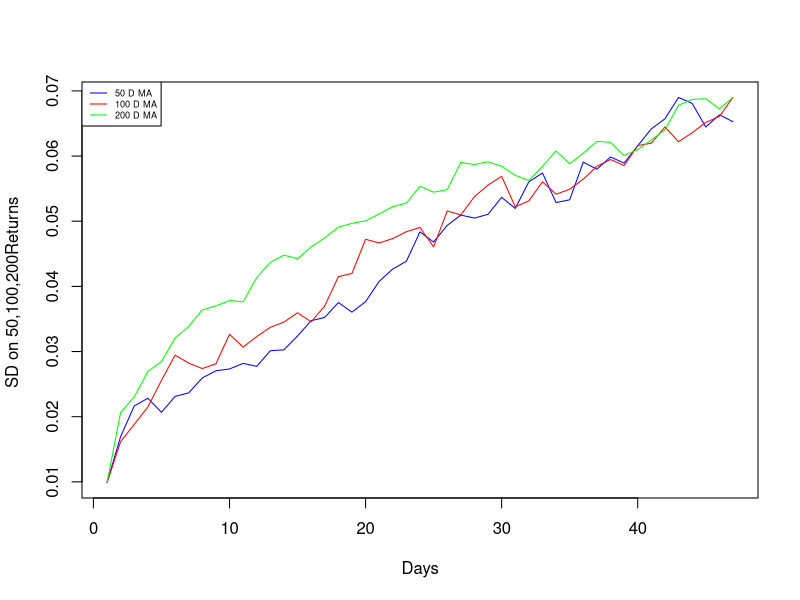
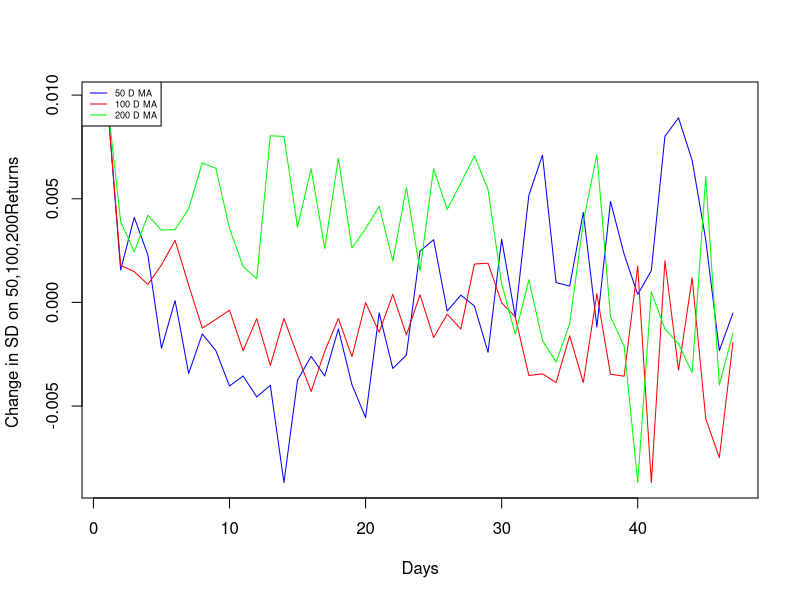

Source code (R) for these figures, in order:
rm(list=ls())
data=read.csv("sd2.csv")

# Plot for SD on 50, 100, 200 D MA returns

plot(data$X50.SD,xlab="Days",ylab="SD on 50,100,200Returns ",type="l",col="blue")
par(new=T)
plot(data$X100.SD,col="red",axes=F,ylab="",xlab="",type="l",lwd=1)
par(new=T)
plot(data$X200.SD,type="l",ylab="",xlab="",col="green",axes=F,lwd=1)
legend("topleft",
       legend=c("50 D MA", "100 D MA","200 D MA"),
       lty=c(1,1,1), col=c("blue", "red","green"),cex=0.55)



# Plot for differneces SD on 50, 100, 200 D MA returns and 1,2,3.. 47 days returns

plot(data$X50.Change.SD,xlab="Days",ylab="Change in SD on 50,100,200Returns ",type="l",col="blue")
par(new=T)
plot(data$X100.Change.SD,col="red",axes=F,ylab="",xlab="",type="l",lwd=1)
par(new=T)
plot(data$X200.Change.SD,type="l",ylab="",xlab="",col="green",axes=F,lwd=1)
legend("topleft",
       legend=c("50 D MA", "100 D MA","200 D MA"),
       lty=c(1,1,1), col=c("blue", "red","green"),cex=0.55)
